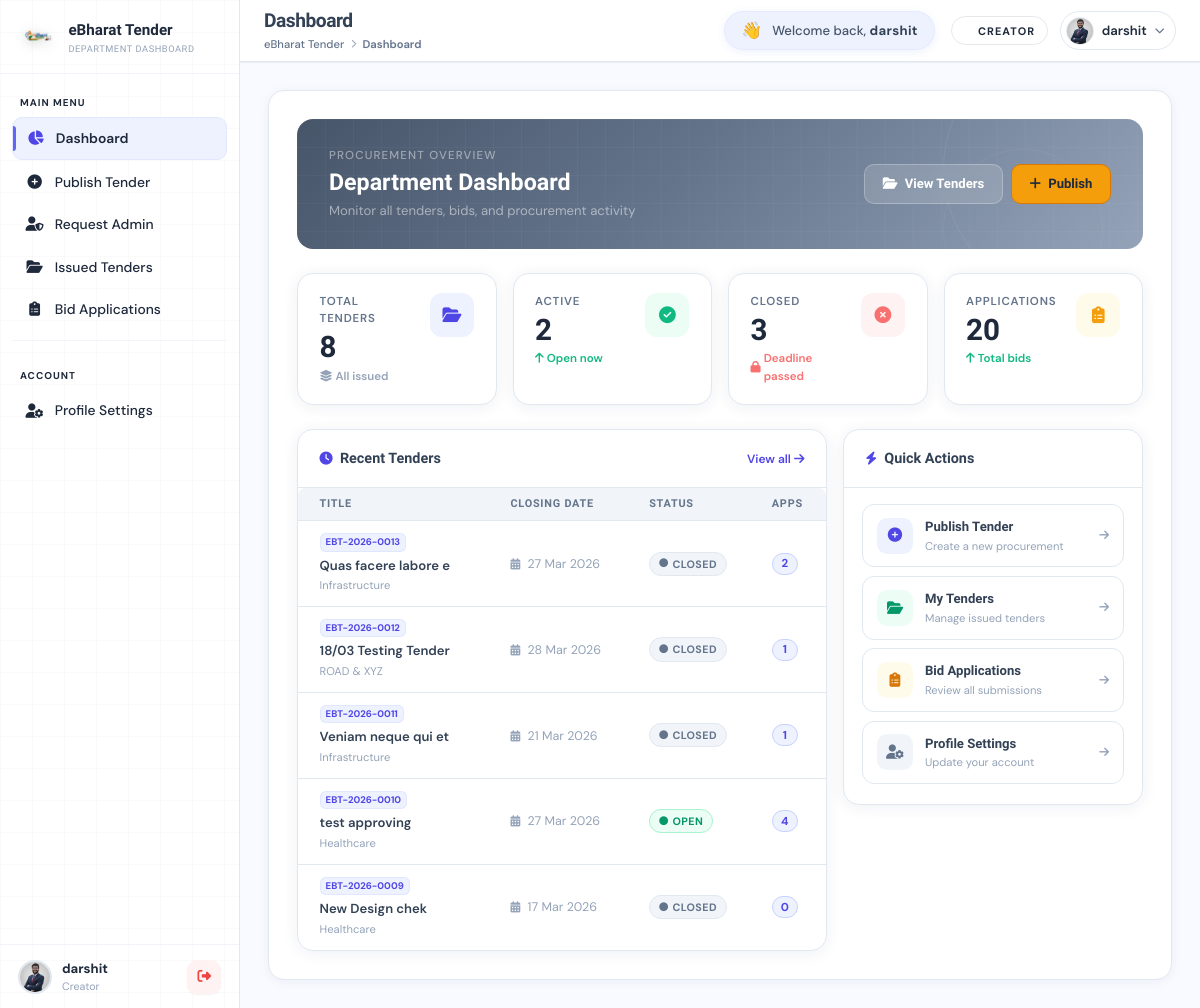
Page /tenders/dashboard/ (signed in) on the earlier database version.
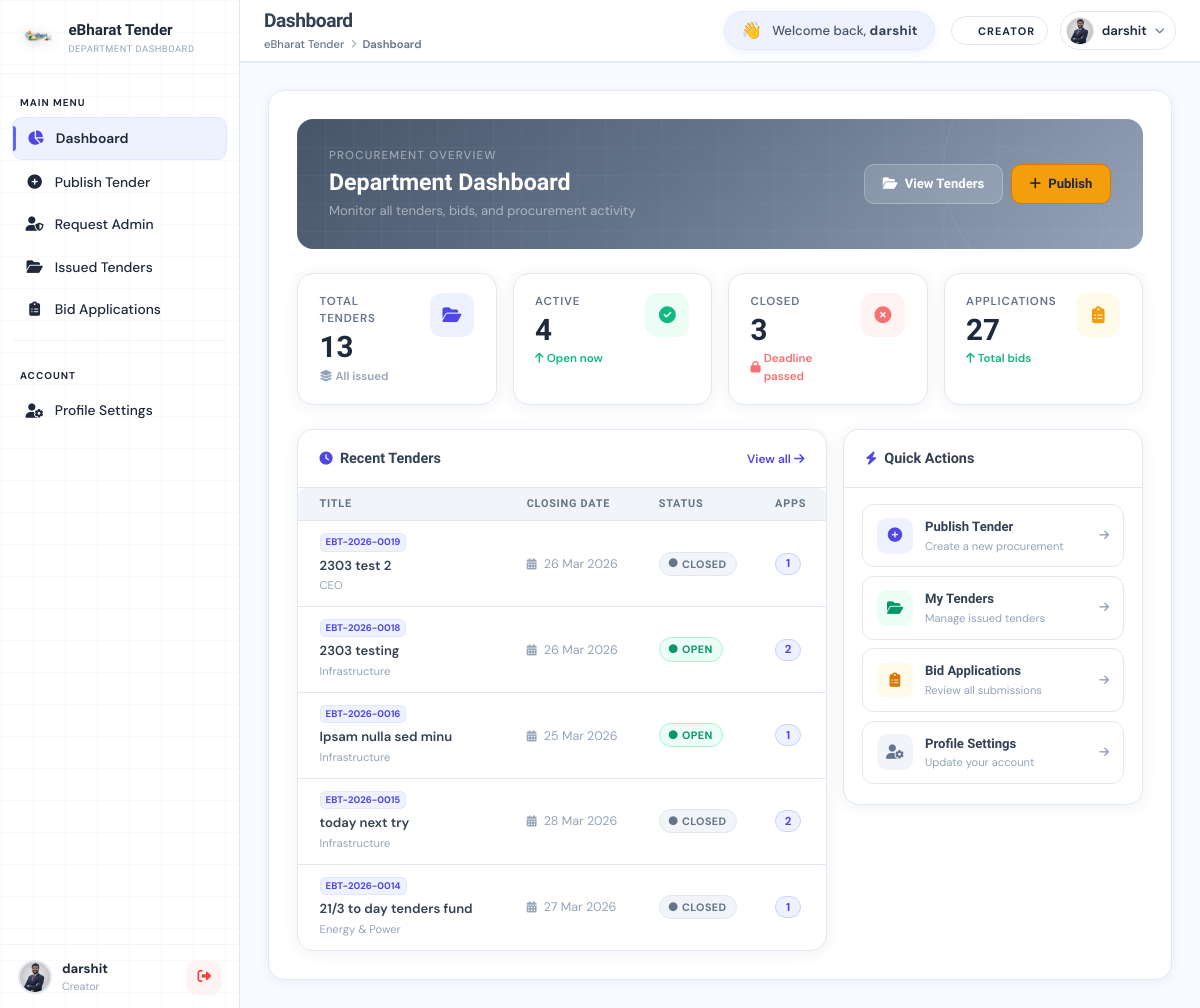
Same page on the later database version.
### tenders/models.py (models this page shows, shortened)
class Tenderss(models.Model):
    STATUS_CHOICES = (
        ('open', 'Open'),
        ('closed', 'Closed'),
        ('draft', 'Draft'),
        ('awarded', 'Awarded'),
    )
    title = models.CharField(max_length=255)
    department = models.CharField(max_length=255)
    category = models.CharField(max_length=100)
    description = models.TextField()
    estimated_value = models.DecimalField(max_digits=15, decimal_places=2)
    emd_amount = models.DecimalField(max_digits=15, decimal_places=2)
    publish_date = models.DateField()
    closing_date = models.DateField()
    pre_bid_meeting = models.DateTimeField(null=True, blank=True)
    location = models.CharField(max_length=255)
    status = models.CharField(max_length=20, choices=STATUS_CHOICES, default='open')
    document = models.FileField(upload_to='tender_documents/')
    tender_id = models.CharField(max_length=50, unique=True, blank=True, null=True)
    created_by = models.ForeignKey(User, on_delete=models.CASCADE)
    created_at = models.DateTimeField(auto_now_add=True)

### tenders/views.py (the view)
# urls.py: path('', views.coreadmin_deshbord, name='deshbord'), # Main dashboard
def dashboard(request):
    today = timezone.now().date()
    Tenderss.objects.filter(closing_date__lt=today, status='open').update(status='closed')
    tenders = Tenderss.objects.filter(created_by=request.user)
    total_tenders = tenders.count()
    active_tenders = tenders.filter(status="open").count()
    closed_tenders = tenders.filter(status="closed").count()
    total_applications = TenderApplication.objects.filter(
        tender__created_by=request.user
    ).count()
    recent_tenders = tenders.annotate(
        application_count=Count("applications")
    ).order_by("-created_at")[:5]
    context = {
        "total_tenders": total_tenders,
        "active_tenders": active_tenders,
        "closed_tenders": closed_tenders,
        "total_applications": total_applications,
        "recent_tenders": recent_tenders,
        "page_title": "Dashboard",
    }
    return render(request, 'dashboard.html', context)

### accounts/context_processors.py (called while the page is built)
def notifications(request):
    if request.user.is_authenticated:
        user_notifications = Notification.objects.filter(user=request.user).order_by('-created_at')
        unread_count = user_notifications.filter(is_read=False).count()
        return {
            'notifications': user_notifications,
            'unread_count': unread_count,
        }
    return {
        'notifications': [],
        'unread_count': 0,
    }

### tenders/templates/dashboard.html (shortened to what the changed rows need)
{% extends "base1.html" %}
{% block content %}
<div class="p-4 sm:p-7 flex flex-col gap-4 sm:gap-6">
  <div class="hero-banner relative rounded-2xl overflow-hidden flex items-center justify-between gap-4 px-6 sm:px-8 py-7"
       style="background: linear-gradient(135deg, #475569 0%, #64748b 45%, #94a3b8 100%);">
    <div class="relative z-[1]">
      <h1 class="font-sora text-[1.45rem] font-extrabold text-white leading-tight mb-1">
        Department Dashboard
      </h1>
    </div>
  </div>
  <div class="grid grid-cols-2 sm:grid-cols-2 lg:grid-cols-4 gap-4">
    <div class="stat-card indigo relative bg-white border border-slate-200 rounded-2xl px-[1.35rem] py-[1.2rem]
                flex items-start justify-between gap-3 overflow-hidden
                shadow-[0_2px_16px_rgba(15,42,94,0.07)]
                transition-all duration-[0.22s] cubic-bezier(0.4,0,0.2,1)
                hover:-translate-y-[3px] hover:shadow-[0_8px_32px_rgba(15,42,94,0.13)]">
      <div class="min-w-0">
        <p class="text-[0.72rem] font-semibold text-slate-500 uppercase tracking-[0.07em] mb-[0.35rem]">Total Tenders</p>
        <p class="font-sora text-[1.85rem] font-extrabold text-slate-800 leading-none mb-[0.3rem]">{{ total_tenders }}</p>
        <p class="text-[0.72rem] font-semibold text-slate-400 flex items-center gap-[3px]">
          <i class="fas fa-layer-group"></i> All issued
        </p>
      </div>
    </div>
    <div class="stat-card green relative bg-white border border-slate-200 rounded-2xl px-[1.35rem] py-[1.2rem]
                flex items-start justify-between gap-3 overflow-hidden
                shadow-[0_2px_16px_rgba(15,42,94,0.07)]
                transition-all duration-[0.22s]
                hover:-translate-y-[3px] hover:shadow-[0_8px_32px_rgba(15,42,94,0.13)]">
      <div class="min-w-0">
        <p class="text-[0.72rem] font-semibold text-slate-500 uppercase tracking-[0.07em] mb-[0.35rem]">Active</p>
        <p class="font-sora text-[1.85rem] font-extrabold text-slate-800 leading-none mb-[0.3rem]">{{ active_tenders }}</p>
        <p class="text-[0.72rem] font-semibold text-emerald-500 flex items-center gap-[3px]">
          <i class="fas fa-arrow-up"></i> Open now
        </p>
      </div>
    </div>
    <div class="stat-card amber relative bg-white border border-slate-200 rounded-2xl px-[1.35rem] py-[1.2rem]
                flex items-start justify-between gap-3 overflow-hidden
                shadow-[0_2px_16px_rgba(15,42,94,0.07)]
                transition-all duration-[0.22s]
                hover:-translate-y-[3px] hover:shadow-[0_8px_32px_rgba(15,42,94,0.13)]">
      <div class="min-w-0">
        <p class="text-[0.72rem] font-semibold text-slate-500 uppercase tracking-[0.07em] mb-[0.35rem]">Applications</p>
        <p class="font-sora text-[1.85rem] font-extrabold text-slate-800 leading-none mb-[0.3rem]">{{ total_applications }}</p>
        <p class="text-[0.72rem] font-semibold text-emerald-500 flex items-center gap-[3px]">
          <i class="fas fa-arrow-up"></i> Total bids
        </p>
      </div>
    </div>
  </div>
  <div class="grid grid-cols-1 lg:grid-cols-[1fr_300px] gap-4">
    <div class="bg-white border border-slate-200 rounded-2xl shadow-[0_2px_16px_rgba(15,42,94,0.07)] overflow-hidden">
      <div class="overflow-x-auto">
        <table class="w-full border-collapse text-[0.82rem]">
          <thead>
            <tr>
              <th class="pl-[1.35rem] px-[0.65rem] py-2 text-left font-sora text-[0.68rem] font-bold uppercase tracking-[0.07em] text-slate-500 bg-slate-100 border-b border-slate-200 rounded-tl-lg">
                Title
              </th>
              <th class="px-[0.65rem] py-2 text-left font-sora text-[0.68rem] font-bold uppercase tracking-[0.07em] text-slate-500 bg-slate-100 border-b border-slate-200">
                Closing Date
              </th>
              <th class="px-[0.65rem] py-2 text-left font-sora text-[0.68rem] font-bold uppercase tracking-[0.07em] text-slate-500 bg-slate-100 border-b border-slate-200">
                Status
              </th>
              <th class="px-[0.65rem] py-2 text-left font-sora text-[0.68rem] font-bold uppercase tracking-[0.07em] text-slate-500 bg-slate-100 border-b border-slate-200 rounded-tr-lg">
                Apps
              </th>
            </tr>
          </thead>
          <tbody>
            {% for tender in recent_tenders %}
            <tr class="border-b border-slate-200 last:border-b-0 transition-colors duration-150 hover:bg-slate-50">
              <td class="pl-[1.35rem] px-[0.65rem] py-3 align-middle">
                <div class="flex flex-col gap-0.5">
                  <span class="inline-flex items-center text-[0.6rem] font-bold text-indigo-600 bg-indigo-50 px-1.5 py-0.5 rounded-md w-fit ring-1 ring-inset ring-indigo-100 mb-0.5">
                    {{ tender.tender_id }}
                  </span>
                  <p class="font-semibold text-slate-700 text-[0.82rem] whitespace-nowrap overflow-hidden text-ellipsis max-w-[220px]">
                    {{ tender.title }}
                  </p>
                </div>
                <p class="text-[0.7rem] text-slate-400 mt-0.5">{{ tender.category }}</p>
              </td>
              <td class="px-[0.65rem] py-3 align-middle">
                <span class="text-[0.78rem] text-slate-400 whitespace-nowrap">
                  <i class="fas fa-calendar-alt text-slate-400 mr-1 text-[0.7rem]"></i>
                  {{ tender.closing_date|date:"d M Y" }}
                </span>
              </td>
              <td class="px-[0.65rem] py-3 align-middle">
                {% if tender.status == "open" %}
                  <span class="inline-flex items-center gap-1 px-[9px] py-[3px] rounded-full text-[0.67rem] font-bold tracking-[0.04em] uppercase bg-emerald-50 text-emerald-600 border border-emerald-200">
                    <i class="fas fa-circle text-[0.55rem]"></i> Open
                  </span>
                {% else %}
                  <span class="inline-flex items-center gap-1 px-[9px] py-[3px] rounded-full text-[0.67rem] font-bold tracking-[0.04em] uppercase bg-slate-100 text-slate-500 border border-slate-200">
                    <i class="fas fa-circle text-[0.55rem]"></i> Closed
                  </span>
                {% endif %}
              </td>
              <td class="px-[0.65rem] py-3 align-middle">
                <span class="inline-flex items-center justify-center min-w-[26px] h-[22px] px-[6px]
                             bg-indigo-50 text-indigo-600 border border-indigo-200 rounded-full text-[0.72rem] font-bold">
                  {{ tender.application_count }}
                </span>
              </td>
            </tr>
            {% endfor %}
          </tbody>
        </table>
      </div>
    </div>
  </div>
</div>
{% endblock %}

Differences in the rows shown:
no longer on this page (row unchanged): Tenderss: tender_id "EBT-2026-0013", title "Quas facere labore e", category "Infrastructure", closing_date "27 Mar 2026", status "awarded" (drawn), application_count "2"
no longer on this page (row unchanged): Tenderss: tender_id "EBT-2026-0012", title "18/03 Testing Tender", category "ROAD & XYZ", closing_date "28 Mar 2026", status "awarded" (drawn), application_count "1"
no longer on this page (row unchanged): Tenderss: tender_id "EBT-2026-0011", title "Veniam neque qui et", category "Infrastructure", closing_date "21 Mar 2026", status "closed" (drawn), application_count "1"
no longer on this page (row unchanged): Tenderss: tender_id "EBT-2026-0010", title "test approving", category "Healthcare", closing_date "27 Mar 2026", status "open" (drawn), application_count "4"
no longer on this page (row unchanged): Tenderss: tender_id "EBT-2026-0009", title "New Design chek", category "Healthcare", closing_date "17 Mar 2026", status "closed" (drawn), application_count "0"
added Tenderss: tender_id "EBT-2026-0019", title "2303 test 2", category "CEO", closing_date "26 Mar 2026", status "awarded" (drawn), application_count "1"
added Tenderss: tender_id "EBT-2026-0018", title "2303 testing", category "Infrastructure", closing_date "26 Mar 2026", status "open" (drawn), application_count "2"
added Tenderss: tender_id "EBT-2026-0016", title "Ipsam nulla sed minu", category "Infrastructure", closing_date "25 Mar 2026", status "open" (drawn), application_count "1"
added Tenderss: tender_id "EBT-2026-0015", title "today next try", category "Infrastructure", closing_date "28 Mar 2026", status "awarded" (drawn), application_count "2"
added Tenderss: tender_id "EBT-2026-0014", title "21/3 to day tenders fund", category "Energy & Power", closing_date "27 Mar 2026", status "awarded" (drawn), application_count "1"
Other differences:
{{ total_tenders }}: "8" → "13"
{{ active_tenders }}: "2" → "4"
{{ total_applications }}: "20" → "27"
